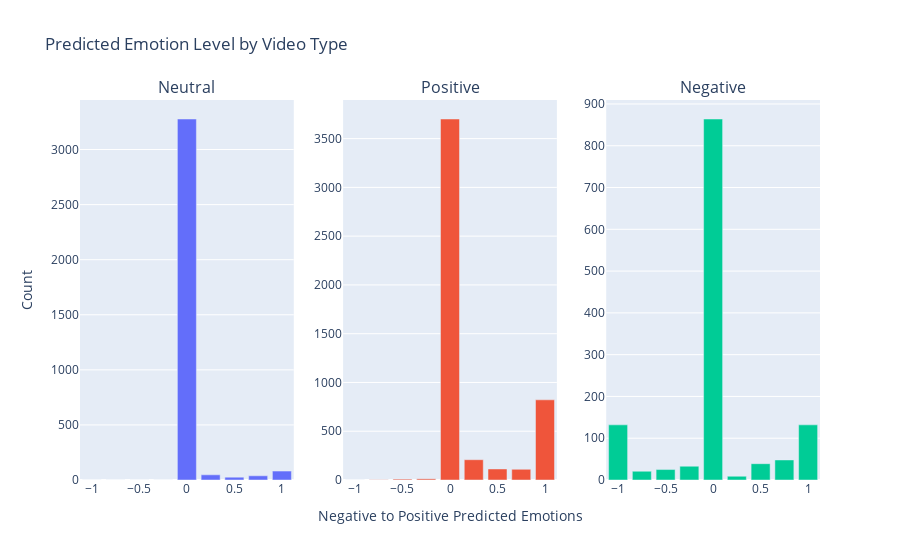

Here is the notebook cell this chart was saved with:
### Markdown cell above
## Analyze Regressor Effectiveness

### Code cell
# Adding y_hat to data_df
data_df['y_hat'] = y_hat.tolist()

bins = [-1.5, -0.75, -0.5, -0.25, -0.1, 0.1,
        0.25, 0.5, 0.75, 1.5]
labels = [-1.0, -0.75, -0.5, -0.25, 0.0, 0.25, 0.5, 0.75, 1.0]

fig = make_subplots(rows=1, cols=3,
                    subplot_titles=('Neutral','Positive','Negative'))
emotions = ['neutral','positive','negative']
for i, emotion in enumerate(emotions):
    tmp = data_df[data_df['enc_video_type'] == label_encoding[emotion]]
    tmp['y_hat'] = pd.cut(tmp['y_hat'], bins=bins, labels=labels)
    tmp = tmp.groupby('y_hat').video_id.count().reset_index().rename(columns={'video_id':'count'})
    fig.add_trace(go.Bar(x=list(tmp['y_hat']),
                         y=list(tmp['count'])),
                  row=1, col=i + 1)

fig.update_layout(title_text='Predicted Emotion Level by Video Type', showlegend=False)
fig.update_yaxes(title_text='Count', row=1, col=1)
fig.update_xaxes(title_text='Negative to Positive Predicted Emotions', row=1, col=2)
fig.show()

### Figure 1 — Plotly figure (JSON) as saved in the notebook; plotly's stock layout.template omitted (floating-point values rounded to 4 significant figures)
{"data": [{"type": "bar", "x": [-1, -0.75, -0.5, -0.25, 0, 0.25, 0.5, 0.75, 1], "xaxis": "x", "y": [0, 0, 0, 0, 3277, 47, 26, 38, 81], "yaxis": "y"}, {"type": "bar", "x": [-1, -0.75, -0.5, -0.25, 0, 0.25, 0.5, 0.75, 1], "xaxis": "x2", "y": [0, 2, 9, 12, 3701, 208, 113, 110, 822], "yaxis": "y2"}, {"type": "bar", "x": [-1, -0.75, -0.5, -0.25, 0, 0.25, 0.5, 0.75, 1], "xaxis": "x3", "y": [132, 21, 25, 33, 864, 9, 39, 48, 132], "yaxis": "y3"}], "layout": {"annotations": [{"font": {"size": 16}, "showarrow": false, "text": "Neutral", "x": 0.1444, "xanchor": "center", "xref": "paper", "y": 1, "yanchor": "bottom", "yref": "paper"}, {"font": {"size": 16}, "showarrow": false, "text": "Positive", "x": 0.5, "xanchor": "center", "xref": "paper", "y": 1, "yanchor": "bottom", "yref": "paper"}, {"font": {"size": 16}, "showarrow": false, "text": "Negative", "x": 0.8556, "xanchor": "center", "xref": "paper", "y": 1, "yanchor": "bottom", "yref": "paper"}], "showlegend": false, "title": {"text": "Predicted Emotion Level by Video Type"}, "xaxis": {"anchor": "y", "domain": [0, 0.2889]}, "xaxis2": {"anchor": "y2", "domain": [0.3556, 0.6444], "title": {"text": "Negative to Positive Predicted Emotions"}}, "xaxis3": {"anchor": "y3", "domain": [0.7111, 1]}, "yaxis": {"anchor": "x", "domain": [0, 1], "title": {"text": "Count"}}, "yaxis2": {"anchor": "x2", "domain": [0, 1]}, "yaxis3": {"anchor": "x3", "domain": [0, 1]}}}
